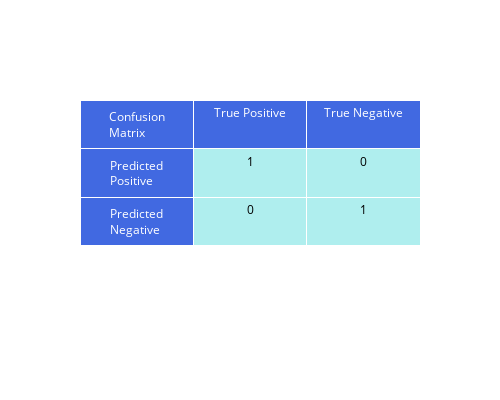

The code cell stored with this chart in its notebook:
### Code cell
import plotly.graph_objects as go

heading = ['Confusion Matrix','True Positive','True Negative']
values = [['Predicted Positive','Predicted Negative'],[1,0],[0,1]]

fig = go.Figure(
    data=[
        go.Table(
            header=dict(
                values=heading,
                fill_color='royalblue',
                font=dict(color='white', size=12),
            ),
            cells=dict(
                values=values,
                fill=dict(color=['royalblue', 'paleturquoise']),
                font=dict(color=['white','black'], size=12),
            )
        )
    ]
)
fig.update_layout(width=500, height=400)
fig.show()

### Figure 1 — Plotly figure (JSON) as saved in the notebook; plotly's stock layout.template omitted (floating-point values rounded to 4 significant figures)
{"data": [{"cells": {"fill": {"color": ["royalblue", "paleturquoise"]}, "font": {"color": ["white", "black"], "size": 12}, "values": [["Predicted Positive", "Predicted Negative"], [1, 0], [0, 1]]}, "header": {"fill": {"color": "royalblue"}, "font": {"color": "white", "size": 12}, "values": ["Confusion Matrix", "True Positive", "True Negative"]}, "type": "table"}], "layout": {"height": 400, "width": 500}}
